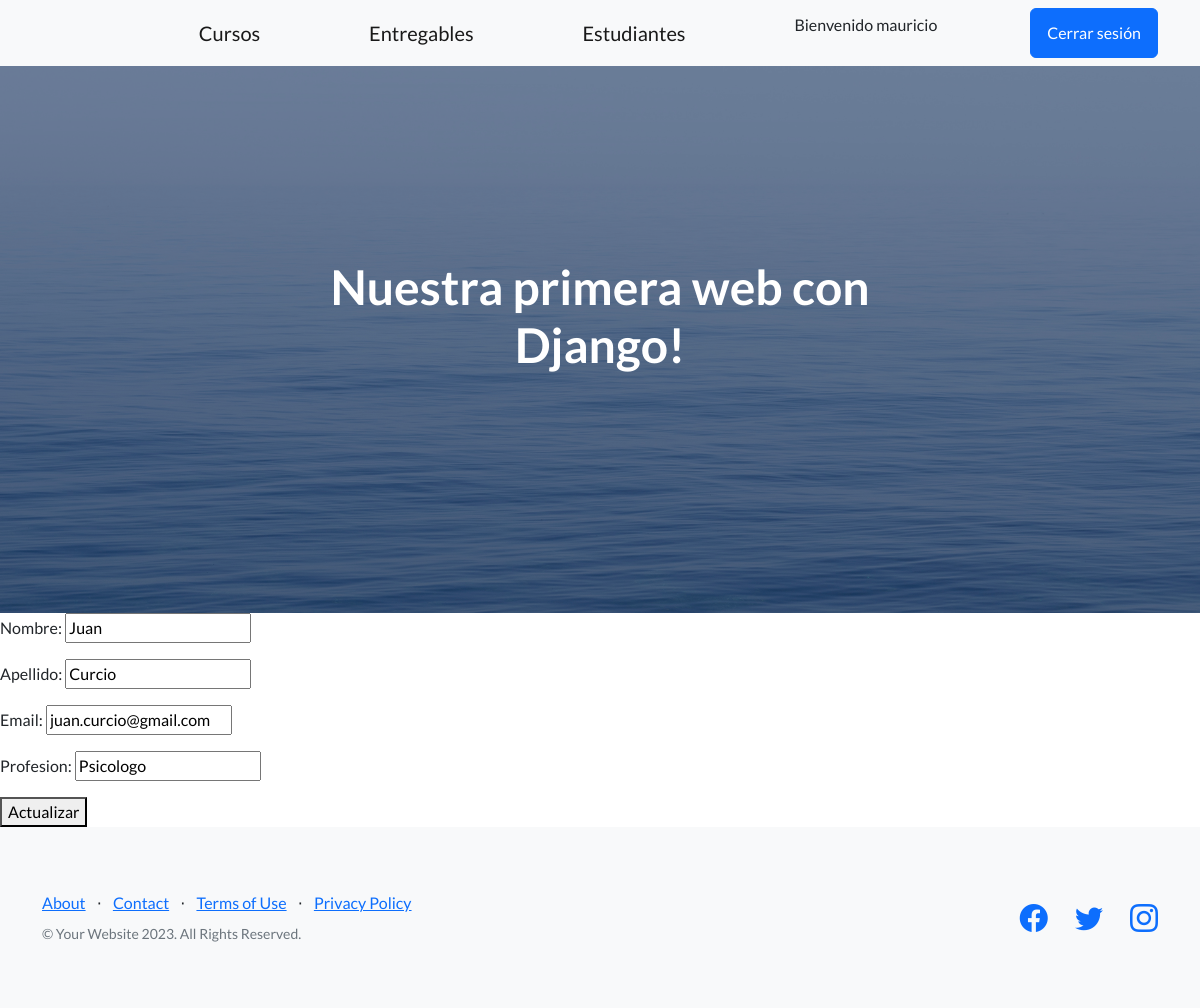
The app's page /app-coder/editar-profesor/1 (signed in) with its own data.
### app_coder/models.py (models this page shows, shortened)
class Profesor(models.Model):
  nombre = models.CharField(max_length=50)
  apellido = models.CharField(max_length=50)
  email = models.EmailField()
  profesion = models.CharField(max_length=50, null=True)
  user_id = models.OneToOneField(User, on_delete=models.CASCADE)

### app_coder/views.py (the view)
# urls.py: path('editar-profesor/<int:id>', editar_profesor, name='EditarProfesor'),
def editar_profesor(req, id):
  profesor = Profesor.objects.get(id=id)
  if req.method == 'POST':
    mi_formulario= ProfesorFormulario(req.POST)
    if mi_formulario.is_valid():
      data = mi_formulario.cleaned_data
      profesor.nombre = data["nombre"]
      profesor.apellido = data["apellido"]
      profesor.email = data["email"]
      profesor.profesion = data["profesion"]
      profesor.save()
      return HttpResponseRedirect('/app-coder')
    else:
      return render(req, "profesor_formulario.html", { "mi_formulario": mi_formulario })
  else:
    mi_formulario = ProfesorFormulario(initial={
      "nombre": profesor.nombre,
      "apellido": profesor.apellido,
      "email": profesor.email,
      "profesion": profesor.profesion,
    })
    return render(req, "editar_profesor.html", { "mi_formulario": mi_formulario, "id": profesor.id })

### app_coder/forms.py
class ProfesorFormulario(forms.Form):
  nombre = forms.CharField()
  apellido = forms.CharField()
  email = forms.EmailField()
  profesion = forms.CharField()

### app_coder/templates/editar_profesor.html
{% extends 'padre.html' %}
{% block contenidoQueCambia %}
  <form action="{% url 'EditarProfesor' id %}" method="post">{% csrf_token %}
    {{mi_formulario.as_p}}
    <button type="submit">Actualizar</button>
  </form>
{% endblock contenidoQueCambia %}

### app_coder/templates/navbar.html (shortened to what this page needs)
<nav class="navbar navbar-light bg-light static-top">
  <div class="container">
    <div class="home-button">
    </div>
    <a class="navbar-brand" href="{% url 'ListaCursos' %}">Cursos</a>
    <a class="navbar-brand" href="{% url 'Entregables' %}">Entregables</a>
    <a class="navbar-brand" href="{% url 'Estudiantes' %}">Estudiantes</a>
    {% if user.is_authenticated %}
      <p>Bienvenido {{user.username}}</p>
      <form action="{% url 'Logout' %}" method="post">{% csrf_token %}
        <button class="btn btn-primary" type="submit">Cerrar sesión</button>
      </form>
    {% else %}
      <a class="btn btn-primary" href="{% url 'Login' %}">Iniciar Sesion</a>
    {% endif %}
  </div>
</nav>

### app_coder/static/css/mis_estilos.css (style rules this page uses)
.home-button { padding-right: 150px; margin-left: -150px; }

### records on screen
Profesor: nombre "Juan", apellido "Curcio", email "juan.curcio@gmail.com", profesion "Psicologo"

### other values on screen
{{ user.username }} "mauricio"
